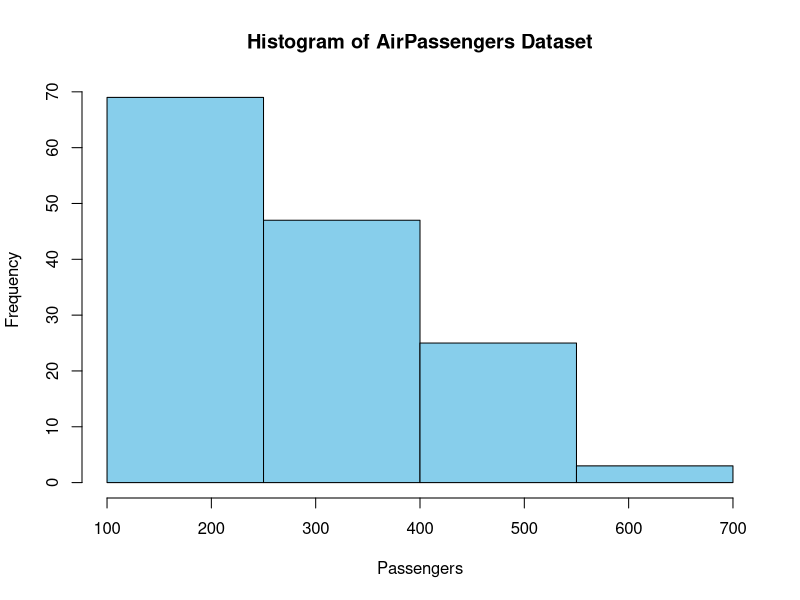

This figure's R source:
data("AirPassengers")
breaks <- seq(100, 700, by = 150)
hist(AirPassengers, breaks = breaks, xlab = "Passengers", main = "Histogram of AirPassengers Dataset", col = "skyblue", border = "black")